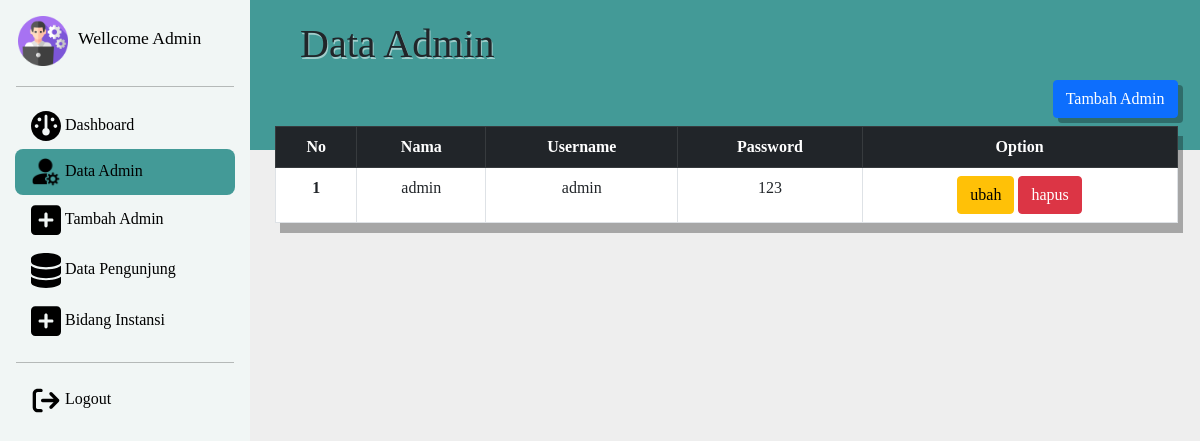
The app's page /admin/dataAdmin.php (signed in) with its own data.
### tables this page shows
CREATE TABLE `dtadmin` (
  `id` int(200) NOT NULL,
  `nama` varchar(255) NOT NULL,
  `username` varchar(255) NOT NULL,
  `password` varchar(255) NOT NULL
);

### function/functions.php (called while the page is built, shortened)
<?php
$conn = mysqli_connect("localhost", "root", "", "dbdinaspendidikan");
function query($query)
{
    global $conn;
    $result = mysqli_query($conn, $query);
    $rows = [];
    while ($row = mysqli_fetch_assoc($result)) {
        $rows[] = $row;
    }
    return $rows;
}

### admin/dataAdmin.php (the view, shortened to what this page needs)
<?php
require '../function/functions.php';
$data = query("SELECT * FROM dtadmin");
?>
<!doctype html>
<html lang="en">
<head>
    <link rel="stylesheet" href="../bootstrap/css/bootstrap.min.css">
    <link rel="stylesheet" href="css/dtAdmin.css">
</head>
<body>
    <div class="main-container d-flex">
        <div class="sidebar" id="side-nav">
            <div class="header-box px-2 pb-1 pt-2 d-flex">
                <img class="imgAdmin my-auto pt-2" src="icon/software-engineer.png" alt="">
                <h1 class="h1">Wellcome Admin</h1>
            </div>
            <hr class="lineColor mx-3">
            <ul class="list-unstyled items">
                <li class=""><a class="py-2 px-3 d-block" href="index.php"><img class="icon" src="icon/dasboard.svg" alt=""> dashboard</a></li>
                <li class="active"><a class="py-2 px-3 d-block" href="dataAdmin.php"><img class="icon" src="icon/admin.png" alt=""> data admin</a></li>
                <li class=""><a class="py-2 px-3 d-block" href="newAdmin.php"><img class="icon" src="icon/tambah.svg" alt=""> tambah admin</a></li>
                <li class=""><a class="py-2 px-3 d-block" href="visitor.php"><img class="icon" src="icon/dataPengunjung.svg" alt=""> data pengunjung</a></li>
                <li class=""><a class="py-2 px-3 d-block" href="agency.php"><img class="icon" src="icon/tambah.svg" alt=""> bidang instansi</a></li>
            </ul>
            <hr class="lineColor mx-3">
            <ul class="list-unstyled items">
                <li class=""><a class="py-2 px-3 d-block" href="logout.php"><img class="icon" src="icon/logout.svg" alt=""> logout</a></li>
            </ul>
        </div>
        <div class="content">
            <div class="mainContent">
                <div class="title">
                    <h1 class="titleContent">Data Admin</h1>
                </div>
                <div class="dtTabel">
                    <div class="btnNew d-flex justify-content-end mb-2"><button class="btn btn-primary btnNewAdm "><a href="newAdmin.php">Tambah Admin</a></button></div>
                    <table class="table table-bordered">
                        <thead class="table-dark">
                            <tr>
                                <th scope="col">No</th>
                                <th scope="col">Nama</th>
                                <th scope="col">Username</th>
                                <th scope="col">Password</th>
                                <th scope="col">Option</th>
                            </tr>
                        </thead>
                        <tbody>
                            <?php $i = 1; ?>
                            <?php foreach ($data as $dt) : ?>
                                <tr>
                                    <th scope="row"><?= $i; ?></th>
                                    <td><?= $dt["nama"]; ?></td>
                                    <td><?= $dt["username"]; ?></td>
                                    <td><?= $dt["password"]; ?></td>
                                    <td><a class="btn btn-warning" href="updateAdmin.php?id=<?= $dt["id"]; ?>">ubah</a>
                                        <a class="btn btn-danger" href="deleteAdmin.php?id=<?= $dt["id"]; ?>">hapus</a>
                                    </td>
                                </tr>
                                <?php $i++; ?>
                            <?php endforeach; ?>
                        </tbody>
                    </table>
                </div>
            </div>
        </div>
    </div>
</body>
</html>

### admin/css/dtAdmin.css (style rules this page uses)
* { margin-top: 0; padding: 0; font-family: "poppins"; }
.main-container { background-color: #eee; }
#side-nav { background-color: #f1f6f5; min-width: 250px; max-width: 250px; transition: all 0.4s; text-transform: capitalize; }
.imgAdmin { width: 50px; margin-left: 10px; margin-right: 10px; }
.h1 { color: black; text-align: center; font-size: 1.1rem; padding-top: 20px; }
.content { width: 100%; min-height: 100vh; }
.icon { width: 30px; }
.lineColor { background: rgb(0, 0, 0); }
.items { margin-left: 15px; margin-right: 15px; }
.sidebar ul li a { text-decoration: none; color: black; }
.sidebar ul .active { background-color: #439a97; border-radius: 8px; }
.sidebar ul li, .sidebar ul .active a:hover { color: #fff; }
.mainContent { position: relative; }
.title { background-color: #439a97; height: 150px; }
.titleContent { padding: 20px 0 0 10px; margin-left: 40px; text-shadow: 1px 2px rgba(255, 255, 255, 0.5); text-transform: capitalize; }
.dtTabel { max-width: 95%; text-align: center; position: relative; z-index: 1; margin-top: -50px; margin-left: 25px; }
.btnNewAdm { box-shadow: 5px 5px rgba(0, 0, 0, 0.3); margin-top: -20px; }
.btnNewAdm a { text-decoration: none; list-style: none; color: #fff; }
.table { background-color: #fff; box-shadow: 5px 10px rgba(0, 0, 0, 0.3); }

### records on screen
dtadmin: nama "admin", username "admin", password "123"
